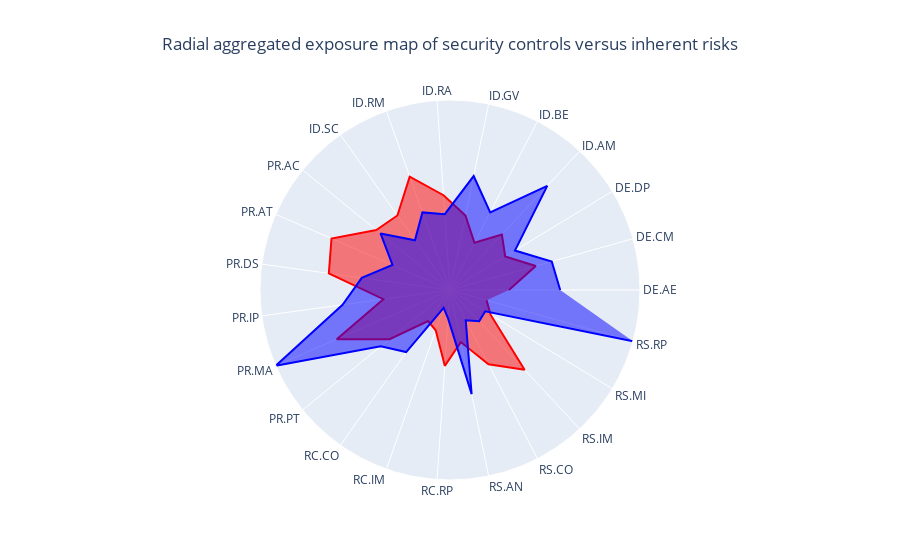

Notebook source saved alongside this figure:
### Code cell
theta = framework.index.levels[1]
risk_mean = framework.groupby(['cat_id'], as_index=False, sort=False)[['inherent_risk']].mean()
control_mean = framework.groupby(['cat_id'], as_index=False, sort=False)[['mitigated_risk']].mean()
fig = go.Figure()
fig.add_trace(go.Scatterpolar(r=risk_mean['inherent_risk'], theta=theta, 
                              fill='toself', name='Exposure', marker_color='red'))
fig.add_trace(go.Scatterpolar(r=control_mean['mitigated_risk'], theta=theta, 
                              fill='toself', name='Coverage', marker_color='blue'))
fig.update_layout(polar=dict(radialaxis=dict(visible=False)), showlegend=False,)
fig.update_layout(title_text='Radial aggregated exposure map of security controls versus inherent risks', title_x=0.5)
fig.show()

### Figure 1 — Plotly figure (JSON) as saved in the notebook; plotly's stock layout.template omitted (floating-point values rounded to 4 significant figures)
{"data": [{"fill": "toself", "marker": {"color": "red"}, "name": "Exposure", "r": [6.2, 9.375, 6.8, 8, 5.6, 8, 10, 12.67, 9.6, 10, 13.6, 12.88, 7.083, 13, 8.2, 4, 4.5, 8, 5.6, 8.8, 11.5, 5, 4], "theta": ["DE.AE", "DE.CM", "DE.DP", "ID.AM", "ID.BE", "ID.GV", "ID.RA", "ID.RM", "ID.SC", "PR.AC", "PR.AT", "PR.DS", "PR.IP", "PR.MA", "PR.PT", "RC.CO", "RC.IM", "RC.RP", "RS.AN", "RS.CO", "RS.IM", "RS.MI", "RS.RP"], "type": "scatterpolar"}, {"fill": "toself", "marker": {"color": "blue"}, "name": "Coverage", "r": [11.6, 11.12, 8, 15, 9.2, 12.25, 8, 8.667, 6.4, 9.429, 6.6, 9.375, 11.42, 20, 9.4, 8, 2, 3, 11.2, 3.6, 4.5, 4.333, 20], "theta": ["DE.AE", "DE.CM", "DE.DP", "ID.AM", "ID.BE", "ID.GV", "ID.RA", "ID.RM", "ID.SC", "PR.AC", "PR.AT", "PR.DS", "PR.IP", "PR.MA", "PR.PT", "RC.CO", "RC.IM", "RC.RP", "RS.AN", "RS.CO", "RS.IM", "RS.MI", "RS.RP"], "type": "scatterpolar"}], "layout": {"polar": {"radialaxis": {"visible": false}}, "showlegend": false, "title": {"text": "Radial aggregated exposure map of security controls versus inherent risks", "x": 0.5}}}
